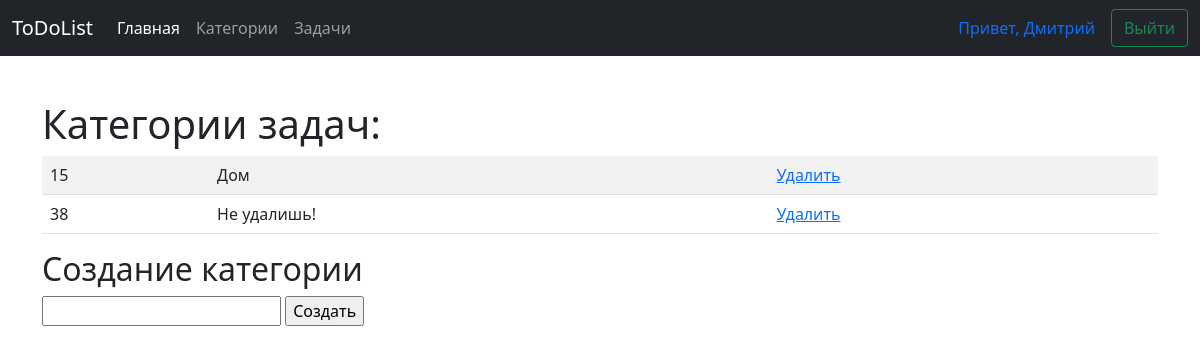
Before: /index.php?page=c (signed in) with the older database file.
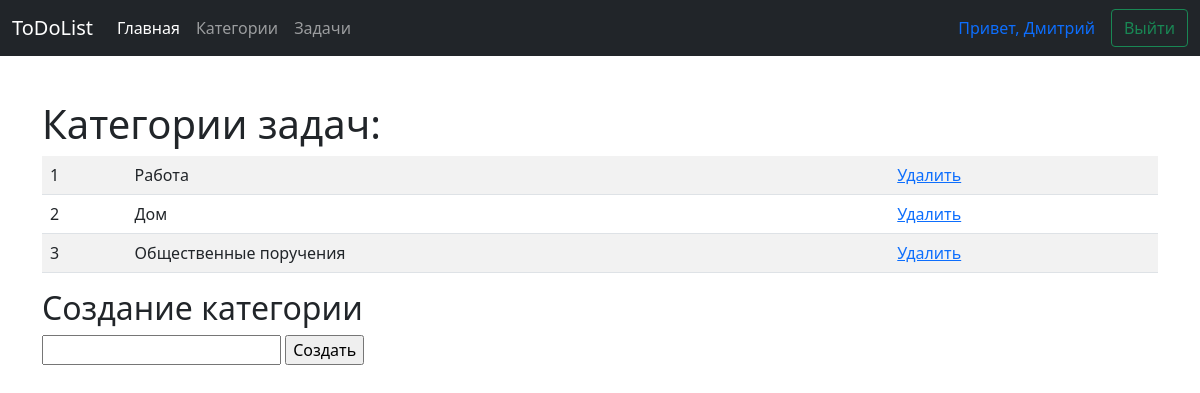
After: the same page with the newer database file.
### tables this page shows
CREATE TABLE `category` (
  `id` int(10) UNSIGNED NOT NULL,
  `name` varchar(255) NOT NULL,
  `id_user` int(10) UNSIGNED NOT NULL
);

### categories.php (the view)
<h1>Категории задач:</h1>
<table class="table table-striped">
<?php
$result = $conn->query("SELECT * FROM category WHERE id_user=". $_SESSION['id']);
while ($row = $result->fetch()) {
    echo '<tr>';
    echo '<td>' .  $row['id']. '</td><td>' . $row['name'] . '</td>';
    echo '<td><a href=deletecategory.php?id='.$row['id'].'>Удалить</a></td>';
    echo '</tr>';
}
?>
<?php if (isset($_SESSION['login'])): ?>
</table>
<h2>Создание категории</h2>
<form method="get" action="insertcategory.php">
    <input type="text" name="name">
    <input type="submit" value="Создать">
</form>
<?php endif ?>

### menu.php (shortened to what this page needs)
<html>
<head>
    <link href="https://cdn.jsdelivr.net/npm/bootstrap@5.1.3/dist/css/bootstrap.min.css" rel="stylesheet">
</head>
<body>
<header class="container">
    <nav class="navbar navbar-expand-md navbar-dark fixed-top bg-dark">
        <div class="container-fluid">
            <a class="navbar-brand" href="#">ToDoList</a>
            <div class="collapse navbar-collapse" id="navbarCollapse">
                <ul class="navbar-nav me-auto mb-2 mb-md-0">
                    <li class="nav-item">
                        <a class="nav-link active" aria-current="page" href="#">Главная</a>
                    </li>
                    <li class="nav-item">
                        <a class="nav-link" href="index.php?page=c">Категории</a>
                    </li>
                    <li class="nav-item">
                        <a class="nav-link" href="index.php?page=t">Задачи</a>
                    </li>
                </ul>
<?php
    if (!isset($_SESSION['login']) )
    {
        echo '<form class="d-flex" method="post">';
        echo '<input class="form-control me-2" type="text" placeholder="Логин" name="login" aria-label="Логин"/>';
        echo '<input class="form-control me-2" type="text" placeholder="Пароль" name="password" aria-label="Пароль"/>';
        echo '<button class="btn btn-outline-success" type="submit">Войти</button>';
        echo '</form>';
    }
    else {
        echo '<a class="nav-link" href="#">Привет, ' . $_SESSION['firstname'] . ' ' . $_SESSION['lastname'] . '</a>';
        echo '<a class="btn btn-outline-success my-2 my-sm-0" href="index.php?logout=1">Выйти</a>';
    }
?>
            </div>
        </div>
    </nav>
</header>

### index.php (shortened to what this page needs)
<?php
    require "dbconnect.php";
    require "menu.php";
    echo '<main class="container" style="margin-top: 100px">';
    switch ($_GET['page']){
        case 'c':
            require "categories.php";
            break;
    }
    echo '</main>';
    require "footer.php";
?>

### footer.php (shortened to what this page needs)
</body>
</html>

Changed rows visible on the page:
no longer on this page (row edited): category: id "15", name "Дом"
removed category: id "38", name "Не удалишь!"
now on this page (row edited): category: id "1", name "Работа"
now on this page (row edited): category: id "2", name "Дом"
now on this page (row edited): category: id "3", name "Общественные поручения"
